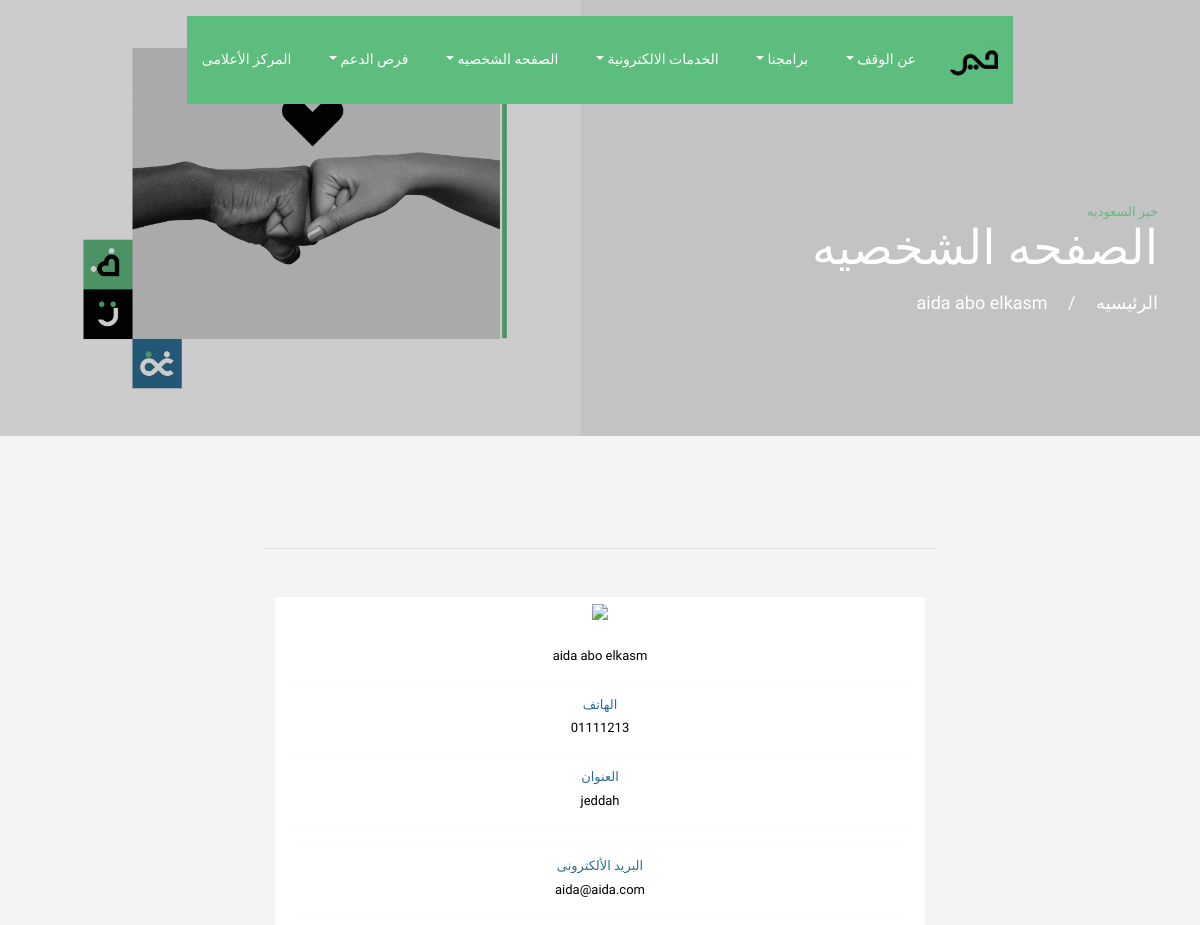
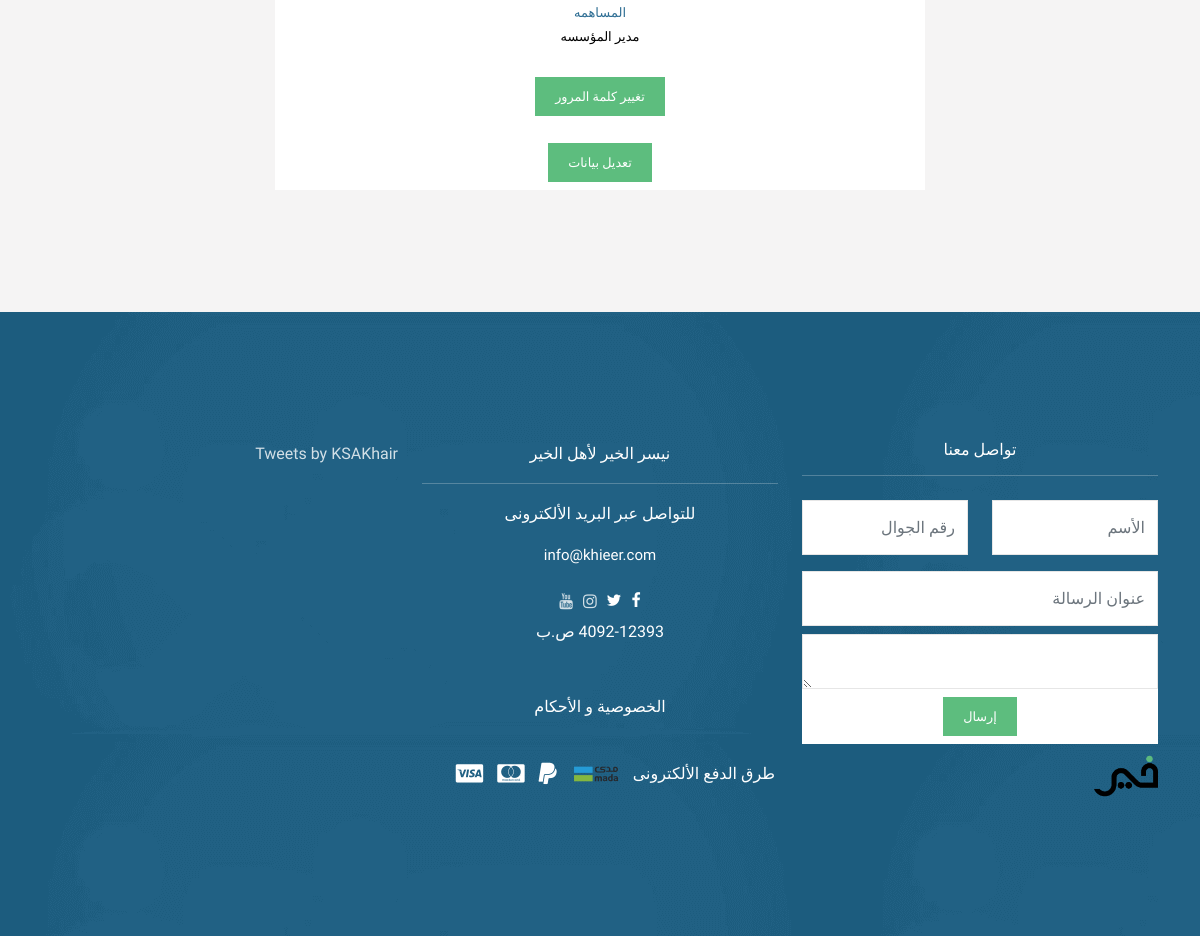
The app's page /user/user-profile (signed in) with its own data (2 pictures, top to bottom).
### accounts/models.py (models this page shows, shortened)
class User(AbstractBaseUser, PermissionsMixin):
    email = models.EmailField(
        verbose_name=_('email address'), max_length=255, unique=True
    )
    first_name = models.CharField(_('first name'), max_length=30, blank=True)
    last_name = models.CharField(_('last name'), max_length=150, blank=True)
    phone = models.CharField(max_length=255, null=True, blank=True)
    timestamp = models.DateTimeField(auto_now_add=True)
    address = models.CharField(_('Address'), max_length=255, null=True, blank=True)
    is_admin = models.BooleanField(_('Admin'), default=False, help_text=_(
        'Designates whether this user should be treated as an Admin. '
    ))
    is_secondary_emp = models.BooleanField(_('Secondary Employee'), default=False, help_text=_(
        'Designates whether this user should be treated as an Secondary Employee. '
    ))
    is_helper_employee = models.BooleanField(_('Helper Employee '), default=False, help_text=_(
        'Designates whether this user should be treated as an Helper Employee. '
    ))
    USER_TYPE_CHOICES = (
        (1, 'ممثل المؤسسة'),
        (2, 'مشرف مركزى'),
        (3, 'مشرف متطوع'),
    )
    user_type = models.PositiveSmallIntegerField(choices=USER_TYPE_CHOICES, null=True, verbose_name=_('User Type'),
                                                 help_text=_(
                                                     'User Role in A system '
                                                 ))
    is_active = models.BooleanField(
        _('active'),
        default=True,
        help_text=_(
            'Designates whether this user should be treated as active. '
            'Unselect this instead of deleting accounts.'
        ),
    )
    is_staff = models.BooleanField(
        _('staff status'),
        default=False,
        help_text=_(
            'Designates whether the user can log into this admin site.'
        ),
    )
    date_joined = models.DateTimeField(
        _('date joined'), default=timezone.now
    )
    objects = UserManager()
    USERNAME_FIELD = 'email'
    REQUIRED_FIELDS = ['first_name', 'last_name', 'phone', 'address']

### accounts/views.py (the view)
# urls.py: path('user-profile', views.user_profile, name='user-profile'),
def user_profile(request):
    return render(request, 'accounts/user-profile.html')

### accounts/templates/accounts/user-profile.html (shortened to what this page needs)
{% extends 'main.html' %}
{% load static %}
{% block content %}
    <div class="ftco-blocks-cover-1">
        <div class="site-section-cover overlay" data-stellar-background-ratio="0.5"
             style="background-image: url('../../../static/images/kheer_inner.jpg')">
            <div class="container">
                <div class="row align-items-center ">
                    <div class="col-md-5 mt-5 pt-5">
                        <span class="text-cursive h5 " style="color: #5DBD7E"> خير السعوديه</span>
                        <h1 class="mb-3 font-weight-bold body-font">الصفحه الشخصيه</h1>
                        <p><a href="{% url 'home-page' %}" class="text-white">الرئيسيه</a> <span class="mx-3">/</span>
                            <strong>{{ request.user.first_name }} {{ request.user.last_name }}</strong></p>
                    </div>
                </div>
            </div>
        </div>
    </div>
    <div class="site-section">
        <div class="container">
            <div class="row">
                <div class="col-md-12">
                    <div class="border-top pt-5 center">
                        <div class="card">
                            <div class="card-title">
                                <center><img src="{% static 'images/logo.png' %}"/></center>
                            </div>
                            <center>
                                <div class="card-body">
                                    <p class="text-cursive h5 text-black ">{{ request.user.first_name }} {{ request.user.last_name }}</p>
                                    <hr/>
                                    <h2 class="text-cursive h5 text-red  ">الهاتف</h2>
                                    <p class="text-cursive h5 text-black ">{{ request.user.phone }}</p>
                                    <hr/>
                                    <h2 class="text-cursive h5 text-red  ">العنوان</h2>
                                    <p class="text-cursive h5 text-black ">{{ request.user.address }}</p>
                                    <hr/>
                                    <hr/>
                                    <h2 class="text-cursive h5 text-red  ">البريد الألكترونى </h2>
                                    <p class="text-cursive h5 text-black ">{{ request.user.email }}</p>
                                    <hr/>
                                    <h2 class="text-cursive h5 text-red  ">المساهمه </h2>
                                    {% if request.user.user_type == 1 %}
                                        <p class="text-cursive h5 text-black "> مدير المؤسسه</p>
                                    {% endif %}
                                </div>
                            </center>
                            <div class="card-footer">
                                <center>
                                    <a class="btn btn-teal text-white" href="#"> تغيير كلمة المرور</a>
                                </center>
                                <br/>
                                <center>
                                    <a class="btn btn-teal text-white" href="{% url 'edit-info' request.user.pk %}"> تعديل بيانات</a>
                                </center>
                            </div>
                        </div>
                    </div>
                </div>
            </div>
        </div>
    </div>
{% endblock content %}

### static/css/style.css (style rules this page uses)
html { font-size: 100%; box-sizing: border-box; height: auto; }
.row { overflow-x: hidden !important; }
*, *::before, *::after { box-sizing: inherit; }
body { margin: 0; padding: 0; font-family: 'Almarai', sans-serif !important; font-size: small; font-weight: 300; color: #f4f4f4; line-height: 1.3; min-height: auto; overflow-x: hidden; }
.body-font { align-content: flex-start; font-family: 'Almarai', sans-serif; font-size: medium; font-weight: lighter; width: auto!important; height: auto !important; direction: rtl !important; }
body { line-height: 1.7; font-weight: 300; font-size: 1rem; direction:rtl !important; background-color: #f5f4f4 !important; }
h1, h2, h3, h4, h5, .h1, .h2, .h3, .h4, .h5 { font-weight: 300; color: #364d59; }
.text-black { color: #000 !important; }
.btn { border-radius: 30px; font-size: .8rem; text-transform: uppercase; padding: 10px 20px; border : none !important; text-decoration: none; }
.btn.btn-teal { background: #5DBD7E!important; }
.site-section { padding: 1.5em 0; }
@media (min-width: 768px) { .site-section { padding:1em 0; } }
.site-section-cover { position: relative; background-size: contain !important; background-repeat: no-repeat; background-position: left !important; overflow: hidden; }
.site-section-cover, .site-section-cover .container { position: relative; z-index: 2; }
.site-section-cover, .site-section-cover .container > .row { min-height: 436px; }
.site-section-cover.overlay { position: relative; }
.site-section-cover.overlay:before { position: absolute; content: ""; top: 0; left: 0; right: 0; bottom: 0; background: rgba(0, 0, 0, 0.2); z-index: 1; }
.site-section-cover h1 { font-size: 3rem; color: #fff; line-height: 1; }
.site-section-cover p { font-size: 18px; color: #fff; }
.site-section { width:auto; height:auto; padding: 7rem 0; }
.center { margin: auto; width: 60%; padding: 10px; }
.text-red { color: #2D6D93; }
body { font-family: 'Almarai', sans-serif;!important; }
h1 , h2 , h3 , h4 , h5 , span , p { font-family: 'Almarai', sans-serif; !important; }
* { border-radius: 0 !important; }
* { -webkit-border-radius: 0 !important; -moz-border-radius: 0 !important; border-radius: 0 !important; }
h2 { color:#5DBD7E; }
body { background-color: #5DBD7E; font-family: 'Almarai', sans-serif; }
.card { position: relative; display: flex; flex-direction: column; min-width: 0; word-wrap: break-word; background-color: #fff; background-clip: border-box; border: 0 solid rgba(0, 0, 0, 0.125); border-radius: 1rem; }
.card-body { flex: 1 1 auto; padding: 1rem 1rem; }
.card-title { margin-bottom: 0.5rem; }
.card-footer { padding: 0.5rem 1rem; background-color: #fff; border-top: 0 solid rgba(0, 0, 0, 0.125); }
.card-footer:last-child { border-radius: 0 0 1rem 1rem; }

### records on screen
User: user.first_name "aida", user.last_name "abo elkasm", user.phone "01111213", user.address "jeddah", user.email "aida@aida.com"
